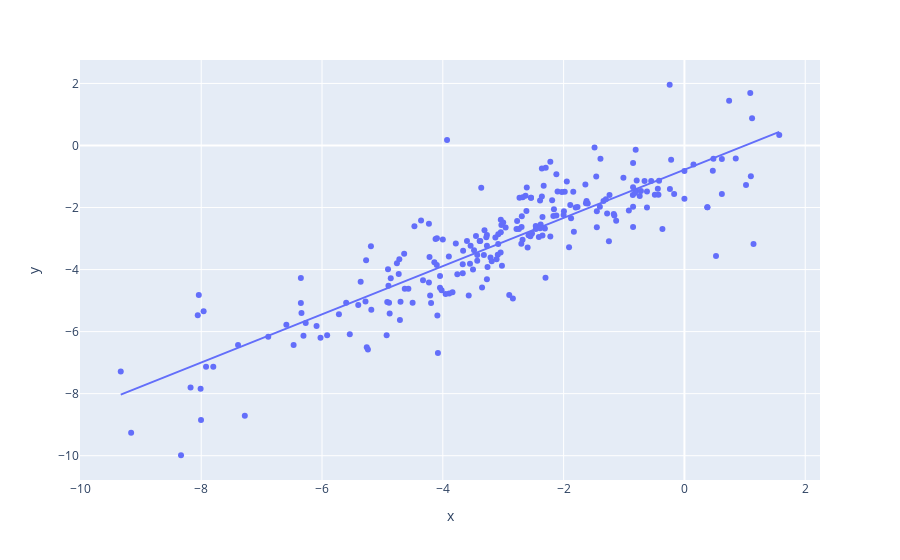

Source (notebook cell):
### Code cell
fig = px.scatter(df, x= Y_test, y= Y_pred_test, trendline="ols")
fig.show()

### Figure 1 — Plotly figure (JSON) as saved in the notebook; plotly's stock layout.template omitted (floating-point values rounded to 4 significant figures; data arrays with more than 128 entries replaced by an {"elided": "..."} marker saying what was removed)
{"data": [{"hovertemplate": "x=%{x}<br>y=%{y}<extra></extra>", "legendgroup": "", "marker": {"color": "#636efa", "symbol": "circle"}, "mode": "markers", "name": "", "orientation": "v", "showlegend": false, "type": "scatter", "x": {"elided": "229 float values"}, "xaxis": "x", "y": {"elided": "229 float values"}, "yaxis": "y"}, {"hovertemplate": "<b>OLS trendline</b><br>y = 0.776862 * x + -0.781548<br>R<sup>2</sup>=0.747871<br><br>x=%{x}<br>y=%{y} <b>(trend)</b><extra></extra>", "legendgroup": "", "marker": {"color": "#636efa", "symbol": "circle"}, "mode": "lines", "name": "", "showlegend": false, "type": "scatter", "x": {"elided": "229 float values"}, "xaxis": "x", "y": {"elided": "229 float values"}, "yaxis": "y"}], "layout": {"legend": {"tracegroupgap": 0}, "margin": {"t": 60}, "xaxis": {"anchor": "y", "domain": [0, 1], "title": {"text": "x"}}, "yaxis": {"anchor": "x", "domain": [0, 1], "title": {"text": "y"}}}}
